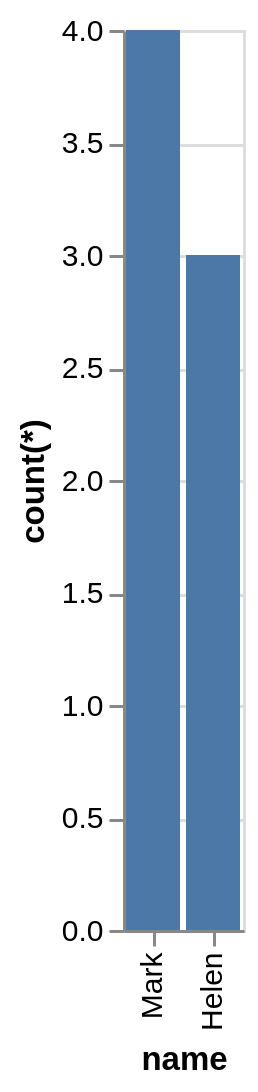

Write a Vega-Lite specification for this figure.
### Vega-Lite specification from a JSON file in a GitHub repository (floating-point values rounded to 4 significant figures)
{"data": {"values": [{"x_data": "Mark", "y_data": 4}, {"x_data": "Helen", "y_data": 3}]}, "mark": "bar", "encoding": {"x": {"field": "x_data", "type": "nominal", "title": "name", "sort": {"op": "sum", "field": "y_data", "order": "descending"}}, "y": {"field": "y_data", "type": "quantitative", "title": "count(*)"}}}
